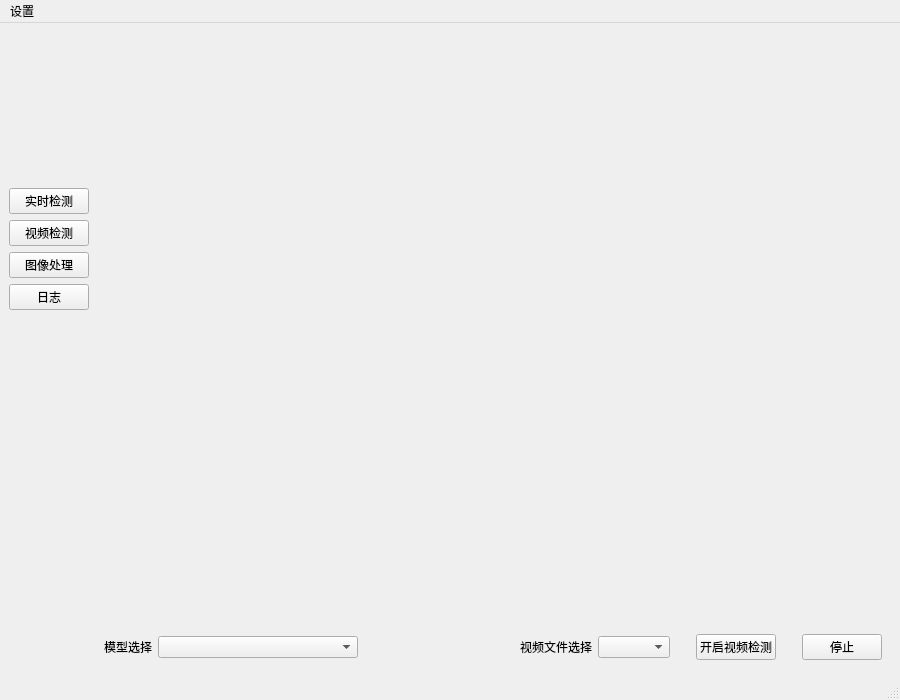
<?xml version="1.0" encoding="UTF-8"?>
<ui version="4.0">
 <class>MainWindow</class>
 <widget class="QMainWindow" name="MainWindow">
  <property name="geometry">
   <rect>
    <x>0</x>
    <y>0</y>
    <width>900</width>
    <height>700</height>
   </rect>
  </property>
  <property name="minimumSize">
   <size>
    <width>900</width>
    <height>700</height>
   </size>
  </property>
  <property name="maximumSize">
   <size>
    <width>16777215</width>
    <height>16777215</height>
   </size>
  </property>
  <property name="windowTitle">
   <string>MainWindow</string>
  </property>
  <property name="layoutDirection">
   <enum>Qt::LeftToRight</enum>
  </property>
  <widget class="QWidget" name="centralwidget">
   <layout class="QHBoxLayout" name="horizontalLayout_2">
    <item>
     <layout class="QVBoxLayout" name="verticalLayout_2" stretch="4,1">
      <item>
       <widget class="QLabel" name="label">
        <property name="enabled">
         <bool>true</bool>
        </property>
        <property name="sizePolicy">
         <sizepolicy hsizetype="Preferred" vsizetype="Fixed">
          <horstretch>0</horstretch>
          <verstretch>0</verstretch>
         </sizepolicy>
        </property>
        <property name="maximumSize">
         <size>
          <width>16777215</width>
          <height>150</height>
         </size>
        </property>
        <property name="text">
         <string/>
        </property>
        <property name="pixmap">
         <pixmap>test2.png</pixmap>
        </property>
        <property name="scaledContents">
         <bool>true</bool>
        </property>
        <property name="alignment">
         <set>Qt::AlignCenter</set>
        </property>
       </widget>
      </item>
      <item>
       <layout class="QHBoxLayout" name="horizontalLayout">
        <item>
         <layout class="QVBoxLayout" name="verticalLayout">
          <item>
           <widget class="QPushButton" name="btnReal">
            <property name="text">
             <string>实时检测</string>
            </property>
           </widget>
          </item>
          <item>
           <widget class="QPushButton" name="btnVideo">
            <property name="text">
             <string>视频检测</string>
            </property>
           </widget>
          </item>
          <item>
           <widget class="QPushButton" name="btnImg">
            <property name="text">
             <string>图像处理</string>
            </property>
           </widget>
          </item>
          <item>
           <widget class="QPushButton" name="btnLog">
            <property name="text">
             <string>日志</string>
            </property>
           </widget>
          </item>
          <item>
           <spacer name="verticalSpacer">
            <property name="orientation">
             <enum>Qt::Vertical</enum>
            </property>
            <property name="sizeHint" stdset="0">
             <size>
              <width>20</width>
              <height>40</height>
             </size>
            </property>
           </spacer>
          </item>
         </layout>
        </item>
        <item>
         <widget class="QStackedWidget" name="stackedWidget">
          <property name="currentIndex">
           <number>1</number>
          </property>
          <widget class="QWidget" name="page">
           <layout class="QHBoxLayout" name="horizontalLayout_4">
            <item>
             <layout class="QVBoxLayout" name="verticalLayout_3" stretch="0,1">
              <item>
               <widget class="QLabel" name="label_real">
                <property name="minimumSize">
                 <size>
                  <width>778</width>
                  <height>400</height>
                 </size>
                </property>
                <property name="maximumSize">
                 <size>
                  <width>973</width>
                  <height>400</height>
                 </size>
                </property>
                <property name="text">
                 <string/>
                </property>
                <property name="pixmap">
                 <pixmap>test1.png</pixmap>
                </property>
                <property name="scaledContents">
                 <bool>true</bool>
                </property>
               </widget>
              </item>
              <item>
               <layout class="QHBoxLayout" name="horizontalLayout_3">
                <item>
                 <widget class="QLabel" name="label_4">
                  <property name="text">
                   <string>模型选择</string>
                  </property>
                 </widget>
                </item>
                <item>
                 <widget class="QComboBox" name="comboBox">
                  <property name="minimumSize">
                   <size>
                    <width>200</width>
                    <height>0</height>
                   </size>
                  </property>
                 </widget>
                </item>
                <item>
                 <spacer name="horizontalSpacer_3">
                  <property name="orientation">
                   <enum>Qt::Horizontal</enum>
                  </property>
                  <property name="sizeHint" stdset="0">
                   <size>
                    <width>40</width>
                    <height>20</height>
                   </size>
                  </property>
                 </spacer>
                </item>
                <item>
                 <widget class="QPushButton" name="btnStartReal">
                  <property name="text">
                   <string>开启实时检测</string>
                  </property>
                 </widget>
                </item>
                <item>
                 <spacer name="horizontalSpacer_4">
                  <property name="orientation">
                   <enum>Qt::Horizontal</enum>
                  </property>
                  <property name="sizeType">
                   <enum>QSizePolicy::Fixed</enum>
                  </property>
                  <property name="sizeHint" stdset="0">
                   <size>
                    <width>20</width>
                    <height>20</height>
                   </size>
                  </property>
                 </spacer>
                </item>
                <item>
                 <widget class="QPushButton" name="btnStopReal">
                  <property name="text">
                   <string>停止</string>
                  </property>
                 </widget>
                </item>
               </layout>
              </item>
             </layout>
            </item>
           </layout>
          </widget>
          <widget class="QWidget" name="page_2">
           <layout class="QHBoxLayout" name="horizontalLayout_6">
            <item>
             <layout class="QVBoxLayout" name="verticalLayout_4" stretch="10,1">
              <item>
               <widget class="QLabel" name="label_6">
                <property name="enabled">
                 <bool>true</bool>
                </property>
                <property name="text">
                 <string/>
                </property>
                <property name="pixmap">
                 <pixmap>test1.png</pixmap>
                </property>
                <property name="scaledContents">
                 <bool>true</bool>
                </property>
                <property name="wordWrap">
                 <bool>true</bool>
                </property>
               </widget>
              </item>
              <item>
               <layout class="QHBoxLayout" name="horizontalLayout_5">
                <item>
                 <widget class="QLabel" name="label_5">
                  <property name="text">
                   <string>模型选择</string>
                  </property>
                 </widget>
                </item>
                <item>
                 <widget class="QComboBox" name="comboBox_2">
                  <property name="minimumSize">
                   <size>
                    <width>200</width>
                    <height>0</height>
                   </size>
                  </property>
                 </widget>
                </item>
                <item>
                 <spacer name="horizontalSpacer_6">
                  <property name="orientation">
                   <enum>Qt::Horizontal</enum>
                  </property>
                  <property name="sizeHint" stdset="0">
                   <size>
                    <width>40</width>
                    <height>20</height>
                   </size>
                  </property>
                 </spacer>
                </item>
                <item>
                 <widget class="QLabel" name="label_10">
                  <property name="text">
                   <string>视频文件选择</string>
                  </property>
                 </widget>
                </item>
                <item>
                 <widget class="QComboBox" name="comboBox_4"/>
                </item>
                <item>
                 <spacer name="horizontalSpacer_19">
                  <property name="orientation">
                   <enum>Qt::Horizontal</enum>
                  </property>
                  <property name="sizeType">
                   <enum>QSizePolicy::Fixed</enum>
                  </property>
                  <property name="sizeHint" stdset="0">
                   <size>
                    <width>20</width>
                    <height>20</height>
                   </size>
                  </property>
                 </spacer>
                </item>
                <item>
                 <widget class="QPushButton" name="btnStartVideo">
                  <property name="text">
                   <string>开启视频检测</string>
                  </property>
                 </widget>
                </item>
                <item>
                 <spacer name="horizontalSpacer_8">
                  <property name="orientation">
                   <enum>Qt::Horizontal</enum>
                  </property>
                  <property name="sizeType">
                   <enum>QSizePolicy::Fixed</enum>
                  </property>
                  <property name="sizeHint" stdset="0">
                   <size>
                    <width>20</width>
                    <height>20</height>
                   </size>
                  </property>
                 </spacer>
                </item>
                <item>
                 <widget class="QPushButton" name="btnStopVideo">
                  <property name="text">
                   <string>停止</string>
                  </property>
                 </widget>
                </item>
               </layout>
              </item>
             </layout>
            </item>
           </layout>
          </widget>
          <widget class="QWidget" name="page_3">
           <layout class="QHBoxLayout" name="horizontalLayout_8">
            <item>
             <layout class="QVBoxLayout" name="verticalLayout_5" stretch="10,1">
              <item>
               <widget class="QTextEdit" name="textEdit"/>
              </item>
              <item>
               <layout class="QHBoxLayout" name="horizontalLayout_7">
                <item>
                 <widget class="QPushButton" name="btnSource">
                  <property name="text">
                   <string>源文件</string>
                  </property>
                 </widget>
                </item>
                <item>
                 <spacer name="horizontalSpacer_16">
                  <property name="orientation">
                   <enum>Qt::Horizontal</enum>
                  </property>
                  <property name="sizeType">
                   <enum>QSizePolicy::Fixed</enum>
                  </property>
                  <property name="sizeHint" stdset="0">
                   <size>
                    <width>20</width>
                    <height>20</height>
                   </size>
                  </property>
                 </spacer>
                </item>
                <item>
                 <widget class="QPushButton" name="btnDir">
                  <property name="text">
                   <string>检测文件夹</string>
                  </property>
                 </widget>
                </item>
                <item>
                 <spacer name="horizontalSpacer_17">
                  <property name="orientation">
                   <enum>Qt::Horizontal</enum>
                  </property>
                  <property name="sizeHint" stdset="0">
                   <size>
                    <width>40</width>
                    <height>20</height>
                   </size>
                  </property>
                 </spacer>
                </item>
                <item>
                 <widget class="QLabel" name="label_8">
                  <property name="text">
                   <string>模型选择</string>
                  </property>
                 </widget>
                </item>
                <item>
                 <widget class="QComboBox" name="comboBox_3">
                  <property name="minimumSize">
                   <size>
                    <width>200</width>
                    <height>0</height>
                   </size>
                  </property>
                 </widget>
                </item>
                <item>
                 <spacer name="horizontalSpacer_13">
                  <property name="orientation">
                   <enum>Qt::Horizontal</enum>
                  </property>
                  <property name="sizeHint" stdset="0">
                   <size>
                    <width>40</width>
                    <height>20</height>
                   </size>
                  </property>
                 </spacer>
                </item>
                <item>
                 <widget class="QPushButton" name="btnStart">
                  <property name="text">
                   <string>开启运行</string>
                  </property>
                 </widget>
                </item>
                <item>
                 <spacer name="horizontalSpacer_14">
                  <property name="orientation">
                   <enum>Qt::Horizontal</enum>
                  </property>
                  <property name="sizeType">
                   <enum>QSizePolicy::Fixed</enum>
                  </property>
                  <property name="sizeHint" stdset="0">
                   <size>
                    <width>20</width>
                    <height>20</height>
                   </size>
                  </property>
                 </spacer>
                </item>
                <item>
                 <widget class="QPushButton" name="btnStop">
                  <property name="text">
                   <string>停止</string>
                  </property>
                 </widget>
                </item>
               </layout>
              </item>
             </layout>
            </item>
           </layout>
          </widget>
          <widget class="QWidget" name="page_4">
           <layout class="QHBoxLayout" name="horizontalLayout_10">
            <item>
             <layout class="QVBoxLayout" name="verticalLayout_6" stretch="1,12,1">
              <item>
               <widget class="QLabel" name="label_9">
                <property name="text">
                 <string>数据库data界面表</string>
                </property>
               </widget>
              </item>
              <item>
               <layout class="QHBoxLayout" name="horizontalLayout_11" stretch="5,3">
                <item>
                 <widget class="QTableWidget" name="tableWidget">
                  <attribute name="horizontalHeaderCascadingSectionResizes">
                   <bool>false</bool>
                  </attribute>
                  <attribute name="horizontalHeaderMinimumSectionSize">
                   <number>25</number>
                  </attribute>
                  <attribute name="horizontalHeaderDefaultSectionSize">
                   <number>120</number>
                  </attribute>
                  <attribute name="verticalHeaderMinimumSectionSize">
                   <number>25</number>
                  </attribute>
                  <attribute name="verticalHeaderHighlightSections">
                   <bool>true</bool>
                  </attribute>
                  <attribute name="verticalHeaderShowSortIndicator" stdset="0">
                   <bool>false</bool>
                  </attribute>
                  <attribute name="verticalHeaderStretchLastSection">
                   <bool>false</bool>
                  </attribute>
                  <column>
                   <property name="text">
                    <string>id</string>
                   </property>
                  </column>
                  <column>
                   <property name="text">
                    <string>time</string>
                   </property>
                  </column>
                  <column>
                   <property name="text">
                    <string>camera_id</string>
                   </property>
                  </column>
                  <column>
                   <property name="text">
                    <string>inspection</string>
                   </property>
                  </column>
                 </widget>
                </item>
                <item>
                 <widget class="QTextEdit" name="textEdit_2"/>
                </item>
               </layout>
              </item>
              <item>
               <layout class="QHBoxLayout" name="horizontalLayout_9">
                <item>
                 <widget class="QPushButton" name="btnAdd">
                  <property name="text">
                   <string>增加数据</string>
                  </property>
                 </widget>
                </item>
                <item>
                 <spacer name="horizontalSpacer_12">
                  <property name="orientation">
                   <enum>Qt::Horizontal</enum>
                  </property>
                  <property name="sizeHint" stdset="0">
                   <size>
                    <width>40</width>
                    <height>20</height>
                   </size>
                  </property>
                 </spacer>
                </item>
                <item>
                 <widget class="QPushButton" name="btnDel">
                  <property name="text">
                   <string>删除数据</string>
                  </property>
                 </widget>
                </item>
                <item>
                 <spacer name="horizontalSpacer_18">
                  <property name="orientation">
                   <enum>Qt::Horizontal</enum>
                  </property>
                  <property name="sizeHint" stdset="0">
                   <size>
                    <width>40</width>
                    <height>20</height>
                   </size>
                  </property>
                 </spacer>
                </item>
                <item>
                 <widget class="QPushButton" name="btnUpdate">
                  <property name="text">
                   <string>修改数据</string>
                  </property>
                 </widget>
                </item>
                <item>
                 <spacer name="horizontalSpacer_20">
                  <property name="orientation">
                   <enum>Qt::Horizontal</enum>
                  </property>
                  <property name="sizeHint" stdset="0">
                   <size>
                    <width>40</width>
                    <height>20</height>
                   </size>
                  </property>
                 </spacer>
                </item>
                <item>
                 <widget class="QLineEdit" name="lineEdit_2">
                  <property name="text">
                   <string>请填写数据ID</string>
                  </property>
                 </widget>
                </item>
                <item>
                 <widget class="QPushButton" name="btnSelect">
                  <property name="text">
                   <string>搜索数据</string>
                  </property>
                 </widget>
                </item>
                <item>
                 <spacer name="horizontalSpacer_21">
                  <property name="orientation">
                   <enum>Qt::Horizontal</enum>
                  </property>
                  <property name="sizeHint" stdset="0">
                   <size>
                    <width>40</width>
                    <height>20</height>
                   </size>
                  </property>
                 </spacer>
                </item>
               </layout>
              </item>
             </layout>
            </item>
           </layout>
          </widget>
         </widget>
        </item>
       </layout>
      </item>
     </layout>
    </item>
   </layout>
  </widget>
  <widget class="QMenuBar" name="menubar">
   <property name="geometry">
    <rect>
     <x>0</x>
     <y>0</y>
     <width>900</width>
     <height>23</height>
    </rect>
   </property>
   <widget class="QMenu" name="menu">
    <property name="title">
     <string>设置</string>
    </property>
    <widget class="QMenu" name="menu_2">
     <property name="title">
      <string>打开</string>
     </property>
     <addaction name="actionSource"/>
     <addaction name="actionLibs"/>
    </widget>
    <addaction name="menu_2"/>
    <addaction name="actionLog"/>
    <addaction name="actionExit"/>
   </widget>
   <addaction name="menu"/>
  </widget>
  <widget class="QStatusBar" name="statusBar"/>
  <action name="actionLog">
   <property name="text">
    <string>运行日志</string>
   </property>
  </action>
  <action name="actionExit">
   <property name="text">
    <string>退出程序</string>
   </property>
  </action>
  <action name="actionLibs">
   <property name="text">
    <string>训练模型库</string>
   </property>
  </action>
  <action name="actionSource">
   <property name="text">
    <string>源文件</string>
   </property>
  </action>
 </widget>
 <resources/>
 <connections/>
</ui>
